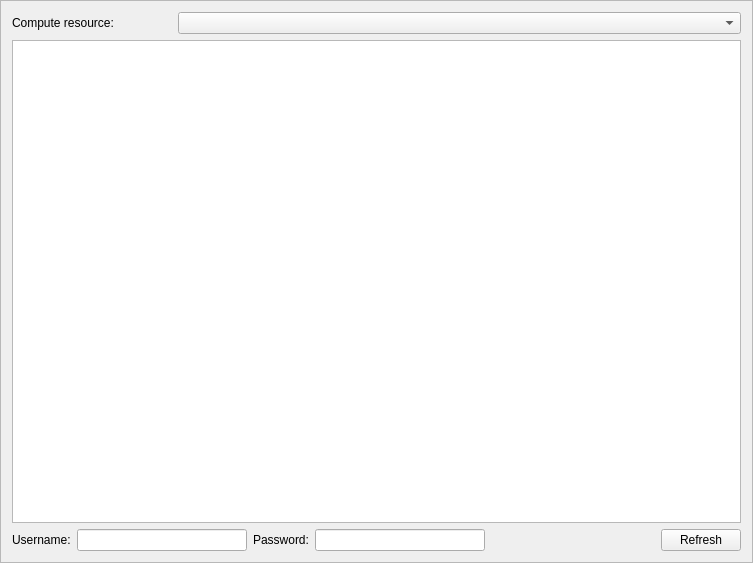
<?xml version="1.0" encoding="UTF-8"?>
<ui version="4.0">
 <class>Frame</class>
 <widget class="QFrame" name="Frame">
  <property name="geometry">
   <rect>
    <x>0</x>
    <y>0</y>
    <width>753</width>
    <height>563</height>
   </rect>
  </property>
  <property name="windowTitle">
   <string>Frame</string>
  </property>
  <property name="frameShape">
   <enum>QFrame::StyledPanel</enum>
  </property>
  <property name="frameShadow">
   <enum>QFrame::Raised</enum>
  </property>
  <layout class="QVBoxLayout" name="verticalLayout">
   <item>
    <layout class="QHBoxLayout" name="horizontalLayout_5">
     <item>
      <widget class="QLabel" name="label_3">
       <property name="minimumSize">
        <size>
         <width>160</width>
         <height>0</height>
        </size>
       </property>
       <property name="maximumSize">
        <size>
         <width>160</width>
         <height>16777215</height>
        </size>
       </property>
       <property name="text">
        <string>Compute resource:</string>
       </property>
      </widget>
     </item>
     <item>
      <widget class="QComboBox" name="resource_combo"/>
     </item>
    </layout>
   </item>
   <item>
    <layout class="QHBoxLayout" name="horizontalLayout_4">
     <item>
      <widget class="QTableWidget" name="job_table">
       <property name="sizePolicy">
        <sizepolicy hsizetype="Expanding" vsizetype="Expanding">
         <horstretch>0</horstretch>
         <verstretch>0</verstretch>
        </sizepolicy>
       </property>
      </widget>
     </item>
    </layout>
   </item>
   <item>
    <layout class="QHBoxLayout" name="horizontalLayout">
     <item>
      <widget class="QLabel" name="label">
       <property name="text">
        <string>Username:</string>
       </property>
      </widget>
     </item>
     <item>
      <widget class="QLineEdit" name="username_edit">
       <property name="toolTip">
        <string>Enter compute resource username</string>
       </property>
       <property name="inputMask">
        <string/>
       </property>
       <property name="text">
        <string/>
       </property>
      </widget>
     </item>
     <item>
      <widget class="QLabel" name="label_2">
       <property name="text">
        <string>Password:</string>
       </property>
      </widget>
     </item>
     <item>
      <widget class="QLineEdit" name="password_edit">
       <property name="toolTip">
        <string>Enter compute resource password</string>
       </property>
       <property name="inputMask">
        <string/>
       </property>
       <property name="text">
        <string/>
       </property>
       <property name="echoMode">
        <enum>QLineEdit::Password</enum>
       </property>
      </widget>
     </item>
     <item>
      <spacer name="horizontalSpacer">
       <property name="orientation">
        <enum>Qt::Horizontal</enum>
       </property>
       <property name="sizeHint" stdset="0">
        <size>
         <width>40</width>
         <height>20</height>
        </size>
       </property>
      </spacer>
     </item>
     <item>
      <widget class="QPushButton" name="refresh_button">
       <property name="sizePolicy">
        <sizepolicy hsizetype="Fixed" vsizetype="Fixed">
         <horstretch>0</horstretch>
         <verstretch>0</verstretch>
        </sizepolicy>
       </property>
       <property name="toolTip">
        <string>Click to refresh the job list</string>
       </property>
       <property name="text">
        <string>Refresh</string>
       </property>
      </widget>
     </item>
    </layout>
   </item>
  </layout>
 </widget>
 <resources/>
 <connections/>
</ui>
